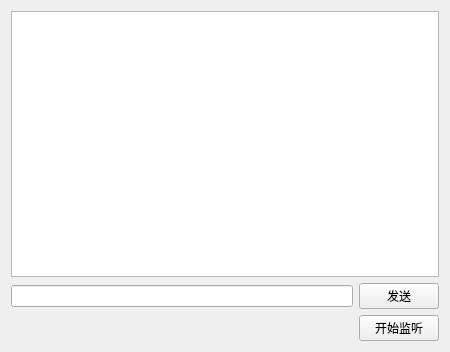
<?xml version="1.0" encoding="UTF-8"?>
<ui version="4.0">
 <class>Widget</class>
 <widget class="QWidget" name="Widget">
  <property name="geometry">
   <rect>
    <x>0</x>
    <y>0</y>
    <width>450</width>
    <height>352</height>
   </rect>
  </property>
  <property name="windowTitle">
   <string>Widget</string>
  </property>
  <layout class="QVBoxLayout" name="verticalLayout">
   <item>
    <widget class="QListWidget" name="listWidget"/>
   </item>
   <item>
    <layout class="QHBoxLayout" name="horizontalLayout_2">
     <item>
      <widget class="QLineEdit" name="lineEdit"/>
     </item>
     <item>
      <widget class="QPushButton" name="pushButton_2">
       <property name="text">
        <string>发送</string>
       </property>
      </widget>
     </item>
    </layout>
   </item>
   <item>
    <layout class="QHBoxLayout" name="horizontalLayout">
     <item>
      <spacer name="horizontalSpacer">
       <property name="orientation">
        <enum>Qt::Horizontal</enum>
       </property>
       <property name="sizeHint" stdset="0">
        <size>
         <width>40</width>
         <height>20</height>
        </size>
       </property>
      </spacer>
     </item>
     <item>
      <widget class="QPushButton" name="pushButton">
       <property name="text">
        <string>开始监听</string>
       </property>
      </widget>
     </item>
    </layout>
   </item>
  </layout>
 </widget>
 <layoutdefault spacing="6" margin="11"/>
 <resources/>
 <connections/>
</ui>
